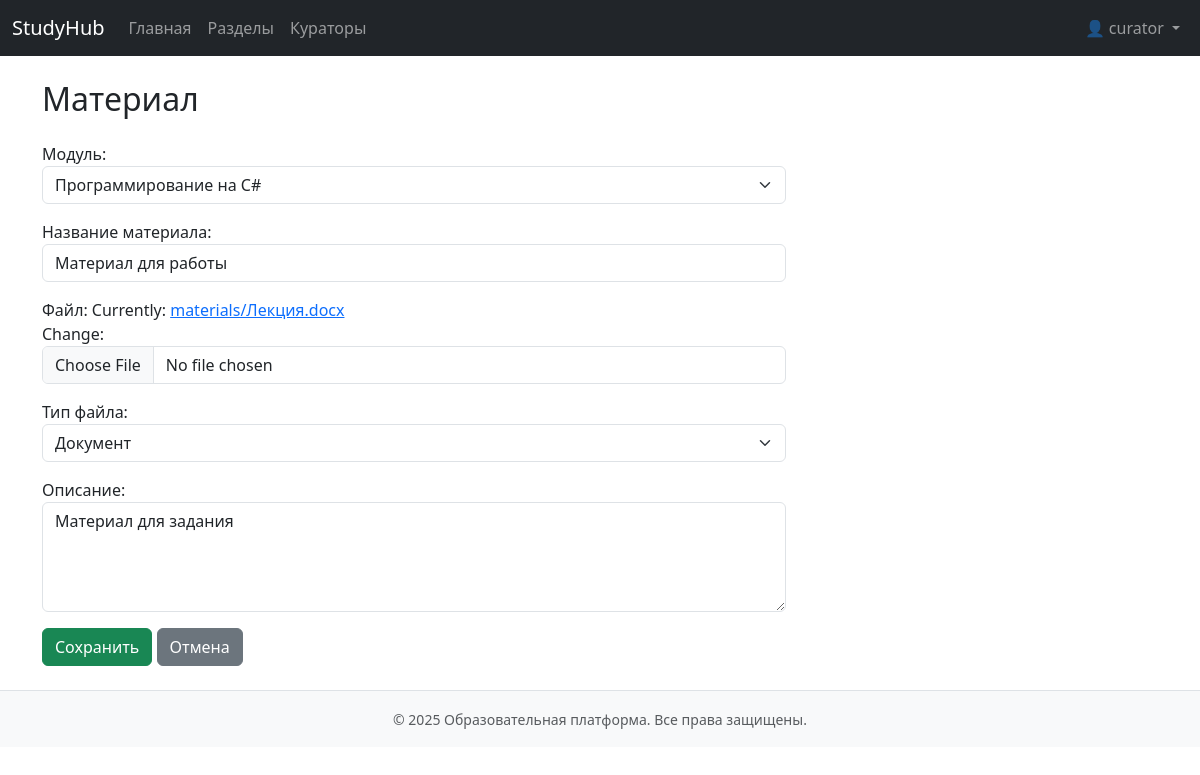
Screenshot of /materials/1/edit/ (signed in) with the database file from the repository.
### app/models.py (models this page shows, shortened)
class Users(AbstractBaseUser, PermissionsMixin):
    first_name = models.CharField(max_length=100, verbose_name="Имя", blank=True)
    last_name = models.CharField(max_length=100, verbose_name="Фамилия", blank=True)
    middle_name = models.CharField(max_length=100, verbose_name="Отчество", blank=True)
    username = models.CharField(max_length=150, unique=True)
    password = models.CharField(max_length=255)
    is_active = models.BooleanField(default=True)
    is_staff = models.BooleanField(default=False)
    is_superuser = models.BooleanField(default=False)
    last_login = models.DateTimeField(null=True, blank=True)
    date_joined = models.DateTimeField(auto_now_add=True)
    createdat = models.DateTimeField(auto_now_add=True)
    groups = models.ManyToManyField(Group, related_name='customuser_set', blank=True)
    user_permissions = models.ManyToManyField(Permission, related_name='customuser_permissions', blank=True)
    favorites = models.ManyToManyField('Program', related_name='favorited_by', blank=True)
    USERNAME_FIELD = 'username'
    objects = UserManager()
    class Meta:
        db_table = 'users'

class Material(models.Model):
    module = models.ForeignKey(Module, on_delete=models.CASCADE, related_name='materials')
    title = models.CharField(max_length=200)
    file = models.FileField(upload_to='materials/')
    description = models.TextField()
    file_type = models.CharField(
        max_length=20,
        choices=[('pdf', 'PDF'), ('video', 'Видео'), ('doc', 'Документ'), ('other', 'Другое')],
        default='pdf'
    )

### app/views.py (the view)
# urls.py: path('materials/<int:pk>/edit/', views.material_edit, name='material_edit'),
@login_required
@user_passes_test(is_curator)
def material_edit(request, pk):
    material = get_object_or_404(Material, pk=pk)
    form = MaterialForm(request.POST or None, request.FILES or None, instance=material)
    if request.method == 'POST' and form.is_valid():
        form.save()
        messages.success(request, 'Материал обновлён')
        return redirect('materials')
    return render(request, 'material_form.html', {'form': form})

### app/forms.py
class MaterialForm(BaseBootstrapForm):
    class Meta:
        model = Material
        fields = ['module', 'title', 'file', 'file_type', 'description']
        labels = {
            'module': 'Модуль',
            'title': 'Название материала',
            'file': 'Файл',
            'file_type': 'Тип файла',
            'description': 'Описание',
        }
        widgets = {
            'description': forms.Textarea(attrs={'placeholder': 'Краткое описание материала'}),
        }

### app/context_processors.py (called while the page is built)
def user_roles(request):
    if not request.user.is_authenticated:
        return {
            'is_admin': False,
            'is_curator': False,
            'is_user': False,
        }
    is_admin_user = request.user.is_superuser or request.user.groups.filter(name='Администратор').exists()
    is_curator_user = False
    is_participant_user = False
    if not is_admin_user:
        is_curator_user = request.user.groups.filter(name='Куратор').exists()
        if not is_curator_user:
            is_participant_user = request.user.groups.filter(name='Пользователь').exists()
    return {
        'is_admin': is_admin_user,
        'is_curator': is_curator_user,
        'is_user': is_participant_user,
    }

### app/forms.py (called while the page is built)
    def apply_bootstrap(self):
        for name, field in self.fields.items():
            widget = field.widget
            if isinstance(widget, forms.FileInput):
                widget.attrs.update({'class': 'form-control'})
            elif isinstance(widget, forms.Select):
                widget.attrs.update({'class': 'form-select'})
            elif isinstance(widget, forms.CheckboxInput):
                widget.attrs.update({'class': 'form-check-input'})
            elif isinstance(widget, forms.Textarea):
                widget.attrs.update({'class': 'form-control', 'rows': 4})
            else:
                widget.attrs.update({'class': 'form-control'})
            if not field.label:
                field.label = name.replace('_', ' ').capitalize()

### app/models.py (called while the page is built)
    def __str__(self):
        return self.name

### app/views.py (called while the page is built)
def in_group(user, name): return user.groups.filter(name=name).exists()

def is_curator(user): return in_group(user, 'Куратор')

### app/templates/material_form.html (shortened to what this page needs)
{% extends 'base.html' %}
{% block content %}
<h2 class="mb-4">Материал</h2>
<form method="post" enctype="multipart/form-data" class="col-md-8">
    {{ form.as_p }}
    <button type="submit" class="btn btn-success">Сохранить</button>
    <a href="{% url 'materials' %}" class="btn btn-secondary">Отмена</a>
</form>
{% endblock %}

### app/templates/header.html (shortened to what this page needs)
<nav class="navbar navbar-expand-lg navbar-dark bg-dark">
    <div class="container-fluid">
      <a class="navbar-brand" href="{% url 'index' %}">StudyHub</a>
      <div class="collapse navbar-collapse" id="navbarNav">
        <ul class="navbar-nav me-auto">
          {% if user.is_authenticated %}
            <li class="nav-item"><a class="nav-link" href="{% url 'index' %}">Главная</a></li>
            <li class="nav-item"><a class="nav-link" href="{% url 'sections' %}">Разделы</a></li>
            <li class="nav-item"><a class="nav-link" href="{% url 'curators' %}">Кураторы</a></li>
          {% endif %}
        </ul>
        <ul class="navbar-nav">
          {% if user.is_authenticated %}
            <li class="nav-item dropdown">
              <a class="nav-link dropdown-toggle" href="#" id="profileDropdown" role="button" data-bs-toggle="dropdown" aria-expanded="false">
                👤 {{ user.get_full_name|default:user.username }}
              </a>
            </li>
          {% else %}
            <li class="nav-item"><a class="nav-link" href="{% url 'login' %}">Войти</a></li>
            <li class="nav-item"><a class="nav-link" href="{% url 'register' %}">Регистрация</a></li>
          {% endif %}
        </ul>
      </div>
    </div>
  </nav>

### rows the page displays
Users: get_full_name "curator"
Material: module "Программирование на C#", title "Материал для работы", file_type "Документ", description "Материал для задания"

### other values shown
{{ year|default:2025 }} "2025"
